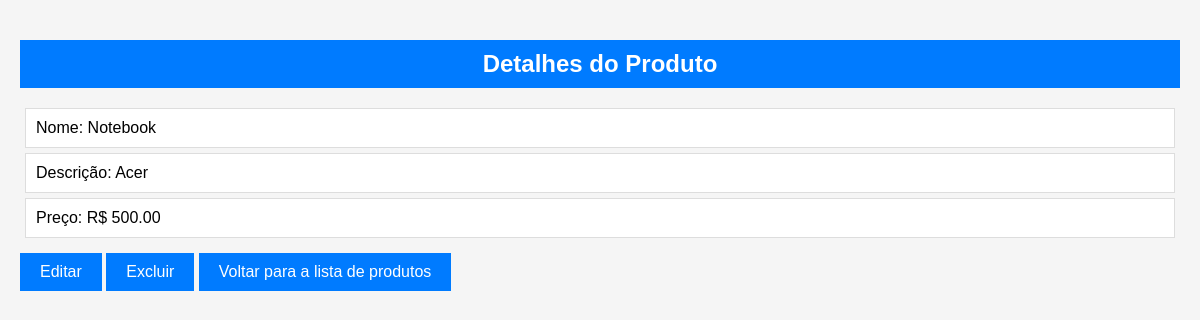
The page /products/1/ on the database its author committed.
### products/models.py (models this page shows, shortened)
class Product(models.Model):
    name = models.CharField(max_length=100)
    description = models.TextField()
    price = models.DecimalField(max_digits=10, decimal_places=2)

### products/views.py (the view)
# urls.py: path('<int:product_id>/', views.product_detail, name='product_detail'),
def product_detail(request, product_id):
    product = get_object_or_404(Product, pk=product_id)
    return render(request, 'products/product_detail.html', {'product': product})

### products/templates/products/product_detail.html (shortened to what this page needs)
<!DOCTYPE html>
<html lang="en">
<head>
</head>
<body>
    <h2>Detalhes do Produto</h2>
    <p>Nome: {{ product.name }}</p>
    <p>Descrição: {{ product.description }}</p>
    <p>Preço: R$ {{ product.price }}</p>
    <a href="{% url 'product_update' product_id=product.pk %}">Editar</a>
    <a href="{% url 'product_confirm_delete' product.pk %}" class="delete-button">Excluir</a>
    <a href="{% url 'product_list'%}" class="delete-button">Voltar para a lista de produtos</a>
</body>
</html>

### products/templates/products/product_detail.html (style rules this page uses)
body { font-family: Arial, sans-serif; margin: 0; padding: 20px; background-color: #f5f5f5; }
h2 { background-color: #007bff; color: white; padding: 10px; text-align: center; }
p { background-color: white; border: 1px solid #ddd; margin: 5px; padding: 10px; }
a { display: inline-block; background-color: #007bff; color: white; padding: 10px 20px; text-decoration: none; margin-top: 10px; }

### rows shown on the page
Product: name "Notebook", description "Acer", price "500.00"
